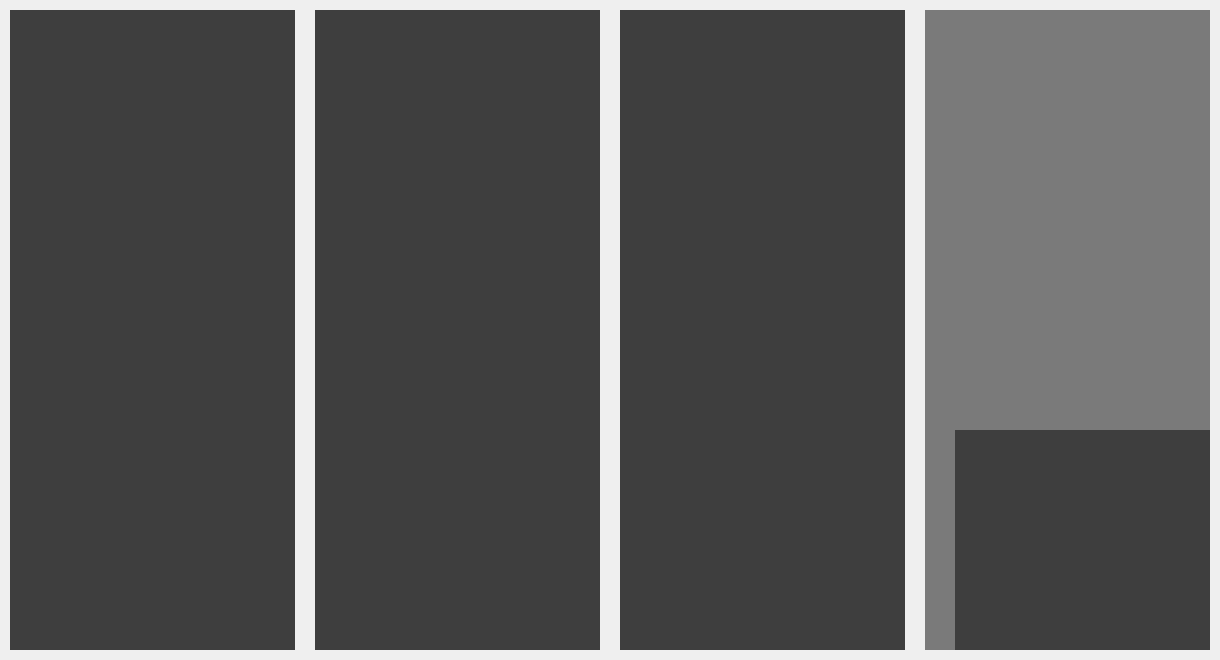
<?xml version="1.0" encoding="UTF-8"?>
<ui version="4.0">
 <class>Form</class>
 <widget class="QWidget" name="Form">
  <property name="geometry">
   <rect>
    <x>0</x>
    <y>0</y>
    <width>1220</width>
    <height>660</height>
   </rect>
  </property>
  <property name="windowTitle">
   <string>Form</string>
  </property>
  <widget class="QWidget" name="horizontalLayoutWidget">
   <property name="geometry">
    <rect>
     <x>0</x>
     <y>0</y>
     <width>1220</width>
     <height>660</height>
    </rect>
   </property>
   <layout class="QHBoxLayout" name="HLayout">
    <property name="spacing">
     <number>20</number>
    </property>
    <property name="leftMargin">
     <number>10</number>
    </property>
    <property name="topMargin">
     <number>10</number>
    </property>
    <property name="rightMargin">
     <number>10</number>
    </property>
    <property name="bottomMargin">
     <number>10</number>
    </property>
    <item>
     <widget class="QWidget" name="Col1" native="true">
      <property name="styleSheet">
       <string notr="true">background-color:rgba(0,0,0,125);</string>
      </property>
      <widget class="QWidget" name="verticalLayoutWidget">
       <property name="geometry">
        <rect>
         <x>0</x>
         <y>0</y>
         <width>285</width>
         <height>640</height>
        </rect>
       </property>
       <layout class="QVBoxLayout" name="VLayout1">
        <item>
         <widget class="DataTable" name="DataTable1" native="true">
          <property name="styleSheet">
           <string notr="true">background-color:rgba(0,0,0,0);</string>
          </property>
         </widget>
        </item>
       </layout>
      </widget>
     </widget>
    </item>
    <item>
     <widget class="QWidget" name="Col2" native="true">
      <property name="styleSheet">
       <string notr="true">background-color:rgba(0,0,0,125);</string>
      </property>
      <widget class="QWidget" name="verticalLayoutWidget_2">
       <property name="geometry">
        <rect>
         <x>0</x>
         <y>0</y>
         <width>285</width>
         <height>640</height>
        </rect>
       </property>
       <layout class="QVBoxLayout" name="VLayout2"/>
      </widget>
     </widget>
    </item>
    <item>
     <widget class="QWidget" name="Col3" native="true">
      <property name="styleSheet">
       <string notr="true">background-color:rgba(0,0,0,125);</string>
      </property>
      <widget class="QWidget" name="verticalLayoutWidget_3">
       <property name="geometry">
        <rect>
         <x>0</x>
         <y>0</y>
         <width>285</width>
         <height>640</height>
        </rect>
       </property>
       <layout class="QVBoxLayout" name="VLayout3"/>
      </widget>
     </widget>
    </item>
    <item>
     <widget class="QWidget" name="Col4" native="true">
      <property name="styleSheet">
       <string notr="true">background-color:rgba(0,0,0,125);</string>
      </property>
      <widget class="QWidget" name="verticalLayoutWidget_4">
       <property name="geometry">
        <rect>
         <x>30</x>
         <y>420</y>
         <width>285</width>
         <height>640</height>
        </rect>
       </property>
       <layout class="QVBoxLayout" name="VLayout4"/>
      </widget>
     </widget>
    </item>
   </layout>
  </widget>
 </widget>
 <customwidgets>
  <customwidget>
   <class>DataTable</class>
   <extends>QWidget</extends>
   <header>gui/datamonitor/DataTable.h</header>
   <container>1</container>
  </customwidget>
 </customwidgets>
 <resources/>
 <connections/>
</ui>
